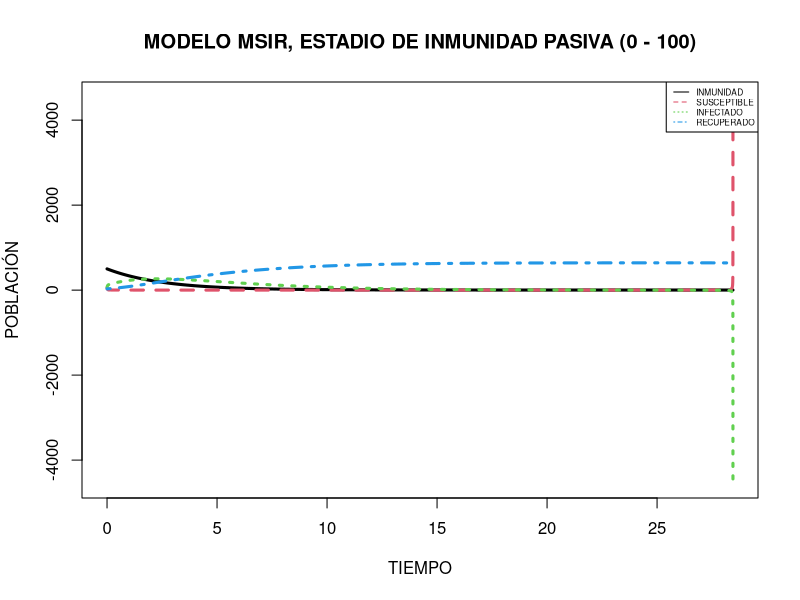
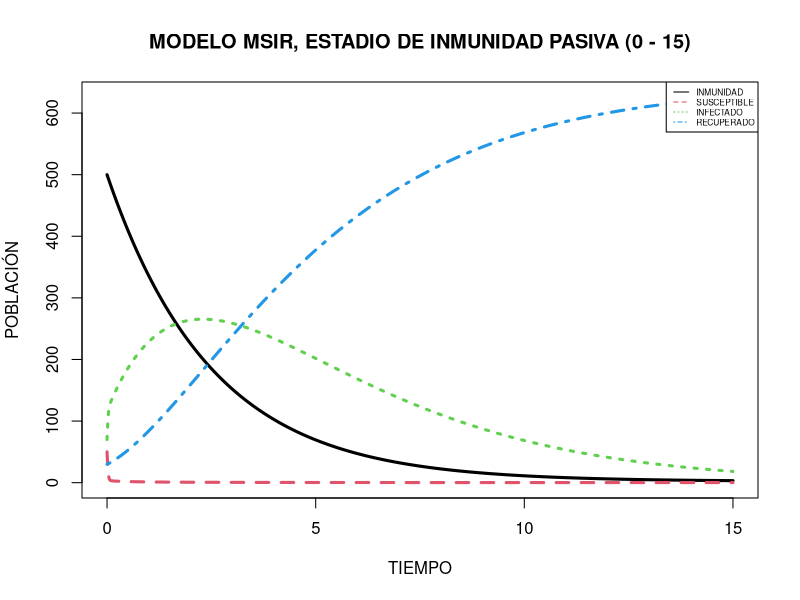

The R script that drew these images, in order:
## ---- chunk 1
library (deSolve) 

MSIR <- function (time, state, parameters) {
  with (as.list (c (state, parameters)), {
    dM <- nu - rho * M - muM
    dS <- rho * M - beta * S * I - muS
    dI <-  beta * S * I - alpha * I - muI
    dR <- alpha * I - muR
    list (c (dM, dS, dI, dR)) 
  })
}

parameters <- c (nu = 1, rho = 0.4, beta = 0.5, alpha = 0.3, muM = 0.2, muS = 0.4, muI = 0.5, muR = 0.1)
initial_conditions <- c (M = 500, S = 50, I = 70, R = 30) 
time <- seq (0, 100, by = 0.001)
out <- ode (initial_conditions, time, MSIR, parameters)

matplot (out [ , 1], out [ , 2 : 5], type = "l", xlab = "TIEMPO", ylab = "POBLACIÓN", main = "MODELO MSIR, ESTADIO DE INMUNIDAD PASIVA (0 - 100)", lwd = 3)
legend ("topright", c ("INMUNIDAD", "SUSCEPTIBLE", "INFECTADO", "RECUPERADO"), col = 1 : 4, lty = 1 : 5, cex = 0.5)

parameters <- c (nu = 1, rho = 0.4, beta = 0.5, alpha = 0.3, muM = 0.2, muS = 0.4, muI = 0.5, muR = 0.1)
initial_conditions <- c (M = 500, S = 50, I = 70, R = 30) 
time <- seq (0, 15, by = 0.001)
out <- ode (initial_conditions, time, MSIR, parameters)

matplot (out [ , 1], out [ , 2 : 5], type = "l", xlab = "TIEMPO", ylab = "POBLACIÓN", main = "MODELO MSIR, ESTADIO DE INMUNIDAD PASIVA (0 - 15)", lwd = 3)
legend ("topright", c ("INMUNIDAD", "SUSCEPTIBLE", "INFECTADO", "RECUPERADO"), col = 1 : 4, lty = 1 : 5, cex = 0.5)
